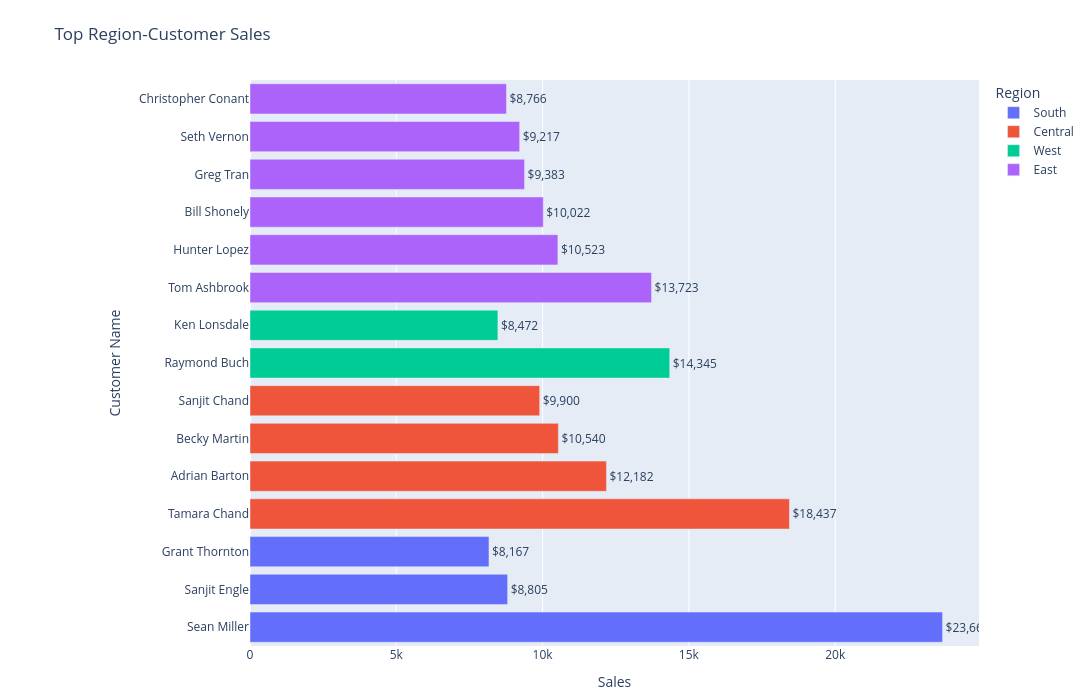

Notebook code for this chart:
### Code cell
top15 = (region_customer.sort_values("Sales", ascending=False)
.head(15))
fig = px.bar( top15,  x="Sales",   y="Customer Name",  color="Region",  orientation="h",
    text="Sales",   title="Top Region-Customer Sales")
fig.update_traces(   texttemplate='$%{text:,.0f}',   textposition='outside')
fig.update_layout(   width=1200,   height=700, margin=dict(l=250, r=100, t=80, b=50))
fig.show();

### Figure 1 — Plotly figure (JSON) as saved in the notebook; plotly's stock layout.template omitted (floating-point values rounded to 4 significant figures)
{"data": [{"hovertemplate": "Region=South<br>Sales=%{text}<br>Customer Name=%{y}<extra></extra>", "legendgroup": "South", "marker": {"color": "#636efa", "pattern": {"shape": ""}}, "name": "South", "orientation": "h", "showlegend": true, "text": [23670.0, 8805.0, 8167.0], "textposition": "outside", "texttemplate": "$%{text:,.0f}", "type": "bar", "x": [23670.0, 8805.0, 8167.0], "xaxis": "x", "y": ["Sean Miller", "Sanjit Engle", "Grant Thornton"], "yaxis": "y"}, {"hovertemplate": "Region=Central<br>Sales=%{text}<br>Customer Name=%{y}<extra></extra>", "legendgroup": "Central", "marker": {"color": "#EF553B", "pattern": {"shape": ""}}, "name": "Central", "orientation": "h", "showlegend": true, "text": [18440.0, 12180.0, 10540.0, 9900.0], "textposition": "outside", "texttemplate": "$%{text:,.0f}", "type": "bar", "x": [18440.0, 12180.0, 10540.0, 9900.0], "xaxis": "x", "y": ["Tamara Chand", "Adrian Barton", "Becky Martin", "Sanjit Chand"], "yaxis": "y"}, {"hovertemplate": "Region=West<br>Sales=%{text}<br>Customer Name=%{y}<extra></extra>", "legendgroup": "West", "marker": {"color": "#00cc96", "pattern": {"shape": ""}}, "name": "West", "orientation": "h", "showlegend": true, "text": [14350.0, 8472.0], "textposition": "outside", "texttemplate": "$%{text:,.0f}", "type": "bar", "x": [14350.0, 8472.0], "xaxis": "x", "y": ["Raymond Buch", "Ken Lonsdale"], "yaxis": "y"}, {"hovertemplate": "Region=East<br>Sales=%{text}<br>Customer Name=%{y}<extra></extra>", "legendgroup": "East", "marker": {"color": "#ab63fa", "pattern": {"shape": ""}}, "name": "East", "orientation": "h", "showlegend": true, "text": [13720.0, 10520.0, 10020.0, 9383.0, 9217.0, 8766.0], "textposition": "outside", "texttemplate": "$%{text:,.0f}", "type": "bar", "x": [13720.0, 10520.0, 10020.0, 9383.0, 9217.0, 8766.0], "xaxis": "x", "y": ["Tom Ashbrook", "Hunter Lopez", "Bill Shonely", "Greg Tran", "Seth Vernon", "Christopher Conant"], "yaxis": "y"}], "layout": {"barmode": "relative", "height": 700, "legend": {"title": {"text": "Region"}, "tracegroupgap": 0}, "margin": {"b": 50, "l": 250, "r": 100, "t": 80}, "title": {"text": "Top Region-Customer Sales"}, "width": 1200, "xaxis": {"anchor": "y", "domain": [0, 1], "title": {"text": "Sales"}}, "yaxis": {"anchor": "x", "domain": [0, 1], "title": {"text": "Customer Name"}}}}
